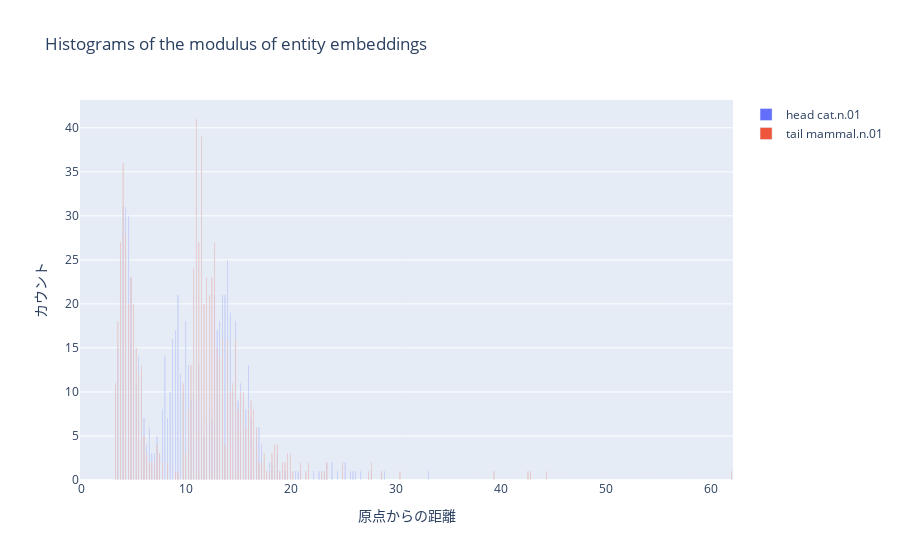

Notebook cell for this chart:
### Code cell
# headとtailの各座標を計算
phase_head, mod_head = np.split(entity_embedding[head_id], 2)
phase_tail, mod_tail = np.split(entity_embedding[tail_id], 2)

# ログ変換と極座標への変換
mod_head = np.log(np.abs(mod_head)) * np.sign(mod_head)
mod_tail = np.log(np.abs(mod_tail)) * np.sign(mod_tail)

phase_head = phase_head / embedding_range * np.pi
phase_tail = phase_tail / embedding_range * np.pi

# 極座標から直交座標への変換
x_head, y_head = mod_head * np.cos(phase_head), mod_head * np.sin(phase_head)
x_tail, y_tail = mod_tail * np.cos(phase_tail), mod_tail * np.sin(phase_tail)

# 距離の計算
distance_head = np.sqrt(x_head**2 + y_head**2)
distance_tail = np.sqrt(x_tail**2 + y_tail**2)

# 指定された区間で均等に分割
bin_edges = np.linspace(0, np.max([np.max(distance_head), np.max(distance_tail)]), num_bins + 1)

# ヒストグラムの作成
hist_head = np.histogram(distance_head, bins=bin_edges)
hist_tail = np.histogram(distance_tail, bins=bin_edges)

# Plotlyを使用してヒストグラムをプロット
fig = go.Figure()

# Head Entityのヒストグラム
fig.add_trace(go.Bar(x=hist_head[1][:-1], y=hist_head[0], name="head "+entities_dict[head_id], opacity=1.0, width=0.05))

# Tail Entityのヒストグラム
fig.add_trace(go.Bar(x=hist_tail[1][:-1], y=hist_tail[0], name="tail "+entities_dict[tail_id], opacity=1.0, width=0.05))

# レイアウトの設定
fig.update_layout(
    title='Histograms of the modulus of entity embeddings',
    xaxis=dict(title='原点からの距離'),
    yaxis=dict(title='カウント'),
    barmode='overlay',  # HeadとTailのヒストグラムをオーバーレイ
)

# プロットの表示
fig.show()

### Figure 1 — Plotly figure (JSON) as saved in the notebook; plotly's stock layout.template omitted (floating-point values rounded to 4 significant figures; data arrays with more than 128 entries replaced by an {"elided": "..."} marker saying what was removed)
{"data": [{"name": "head cat.n.01", "opacity": 1, "type": "bar", "width": 0.05, "x": {"elided": "250 float values"}, "y": {"elided": "250 int values"}}, {"name": "tail mammal.n.01", "opacity": 1, "type": "bar", "width": 0.05, "x": {"elided": "250 float values"}, "y": {"elided": "250 int values"}}], "layout": {"barmode": "overlay", "title": {"text": "Histograms of the modulus of entity embeddings"}, "xaxis": {"title": {"text": "原点からの距離"}}, "yaxis": {"title": {"text": "カウント"}}}}
